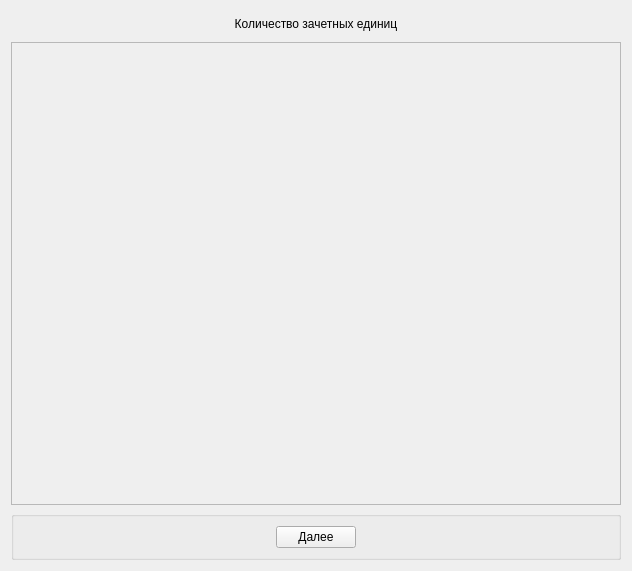
<?xml version="1.0" encoding="UTF-8"?>
<ui version="4.0">
 <class>examUnitWindow</class>
 <widget class="QWidget" name="examUnitWindow">
  <property name="geometry">
   <rect>
    <x>0</x>
    <y>0</y>
    <width>632</width>
    <height>571</height>
   </rect>
  </property>
  <property name="sizePolicy">
   <sizepolicy hsizetype="MinimumExpanding" vsizetype="MinimumExpanding">
    <horstretch>0</horstretch>
    <verstretch>0</verstretch>
   </sizepolicy>
  </property>
  <property name="minimumSize">
   <size>
    <width>500</width>
    <height>0</height>
   </size>
  </property>
  <property name="maximumSize">
   <size>
    <width>1200000</width>
    <height>10000000</height>
   </size>
  </property>
  <property name="windowTitle">
   <string>Form</string>
  </property>
  <layout class="QVBoxLayout" name="verticalLayout_2">
   <item>
    <widget class="QLabel" name="label">
     <property name="sizePolicy">
      <sizepolicy hsizetype="MinimumExpanding" vsizetype="Fixed">
       <horstretch>0</horstretch>
       <verstretch>0</verstretch>
      </sizepolicy>
     </property>
     <property name="minimumSize">
      <size>
       <width>200</width>
       <height>25</height>
      </size>
     </property>
     <property name="maximumSize">
      <size>
       <width>16777215</width>
       <height>25</height>
      </size>
     </property>
     <property name="text">
      <string>Количество зачетных единиц</string>
     </property>
     <property name="alignment">
      <set>Qt::AlignCenter</set>
     </property>
    </widget>
   </item>
   <item>
    <widget class="QScrollArea" name="scrollArea">
     <property name="sizePolicy">
      <sizepolicy hsizetype="MinimumExpanding" vsizetype="MinimumExpanding">
       <horstretch>0</horstretch>
       <verstretch>0</verstretch>
      </sizepolicy>
     </property>
     <property name="widgetResizable">
      <bool>true</bool>
     </property>
     <widget class="QWidget" name="scrollAreaWidgetContents">
      <property name="geometry">
       <rect>
        <x>0</x>
        <y>0</y>
        <width>612</width>
        <height>469</height>
       </rect>
      </property>
      <layout class="QHBoxLayout" name="horizontalLayout_3">
       <item>
        <layout class="QVBoxLayout" name="verticalLayout">
         <property name="spacing">
          <number>0</number>
         </property>
         <property name="sizeConstraint">
          <enum>QLayout::SetMinimumSize</enum>
         </property>
        </layout>
       </item>
      </layout>
     </widget>
    </widget>
   </item>
   <item>
    <widget class="QGroupBox" name="groupBox">
     <property name="maximumSize">
      <size>
       <width>16777215</width>
       <height>60</height>
      </size>
     </property>
     <property name="title">
      <string/>
     </property>
     <layout class="QHBoxLayout" name="horizontalLayout_2">
      <item>
       <layout class="QHBoxLayout" name="horizontalLayout">
        <item>
         <spacer name="horizontalSpacer">
          <property name="orientation">
           <enum>Qt::Horizontal</enum>
          </property>
          <property name="sizeHint" stdset="0">
           <size>
            <width>40</width>
            <height>20</height>
           </size>
          </property>
         </spacer>
        </item>
        <item>
         <widget class="QPushButton" name="nextButton">
          <property name="text">
           <string>Далее</string>
          </property>
         </widget>
        </item>
        <item>
         <spacer name="horizontalSpacer_2">
          <property name="orientation">
           <enum>Qt::Horizontal</enum>
          </property>
          <property name="sizeHint" stdset="0">
           <size>
            <width>40</width>
            <height>20</height>
           </size>
          </property>
         </spacer>
        </item>
       </layout>
      </item>
     </layout>
    </widget>
   </item>
  </layout>
 </widget>
 <resources/>
 <connections/>
</ui>
